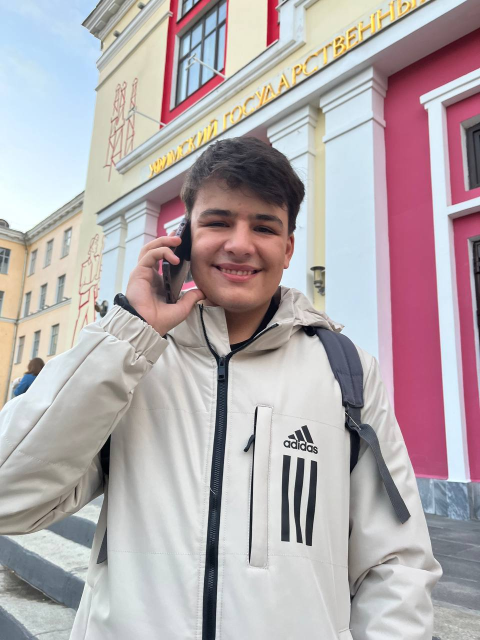
#> input picture vlad.jpg, 960 x 1280 px, found by its file name (shown at 1/2 size)
$ python main.py
#> lines starting #> are read from the running program, lines starting #| are printed output that depends on the picture
import cv2
from matplotlib import pyplot as plt
imaging = cv2.imread(r"C:\Users\HUAWEI\Desktop\proj\venv\vlad.jpg")
#> imaging is the input picture: shape (1280, 960, 3); mean B, G, R 173.7, 170.8, 180.3
#Сверху нужно прописать точный путь до файла
img_gray = cv2.cvtColor(imaging, cv2.COLOR_BGR2GRAY)
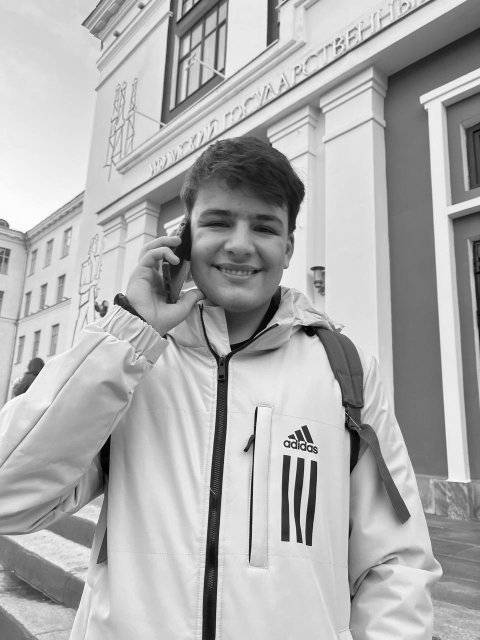
#> img_gray: shape (1280, 960) (shown at 1/2 size); min 0, max 255, mean 173.9
imaging_rgb = cv2.cvtColor(imaging, cv2.COLOR_BGR2RGB)

xml_data = cv2.CascadeClassifier(r'C:\Users\HUAWEI\Desktop\proj\venv\haarcascade_frontalface_default.xml')
#Сверху нужно прописать точный путь до файла, в нем я так понял что то типо базы данных объектов
detecting = xml_data.detectMultiScale(img_gray,
                                      minSize = (30,30))
#> detecting = [[825, 974, 85, 85], [357, 349, 256, 256]]
amountDetecting = len(detecting)
#> amountDetecting = 2

if amountDetecting != 0:
    for(a,b,width,height) in detecting:
        cv2.rectangle(imaging_rgb, (a,b),
                      (a + height, b + width),
                      (0,275,0), 9)
#> this loop made 2 passes
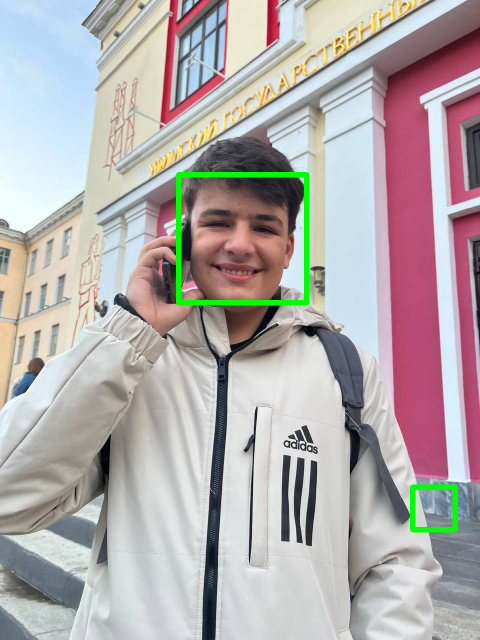
#> imaging_rgb: shape (1280, 960, 3) (shown at 1/2 size); mean R, G, B 178.6, 172.2, 172


plt.subplot(1,1,1)
plt.imshow(imaging_rgb)
plt.show(block=True)
